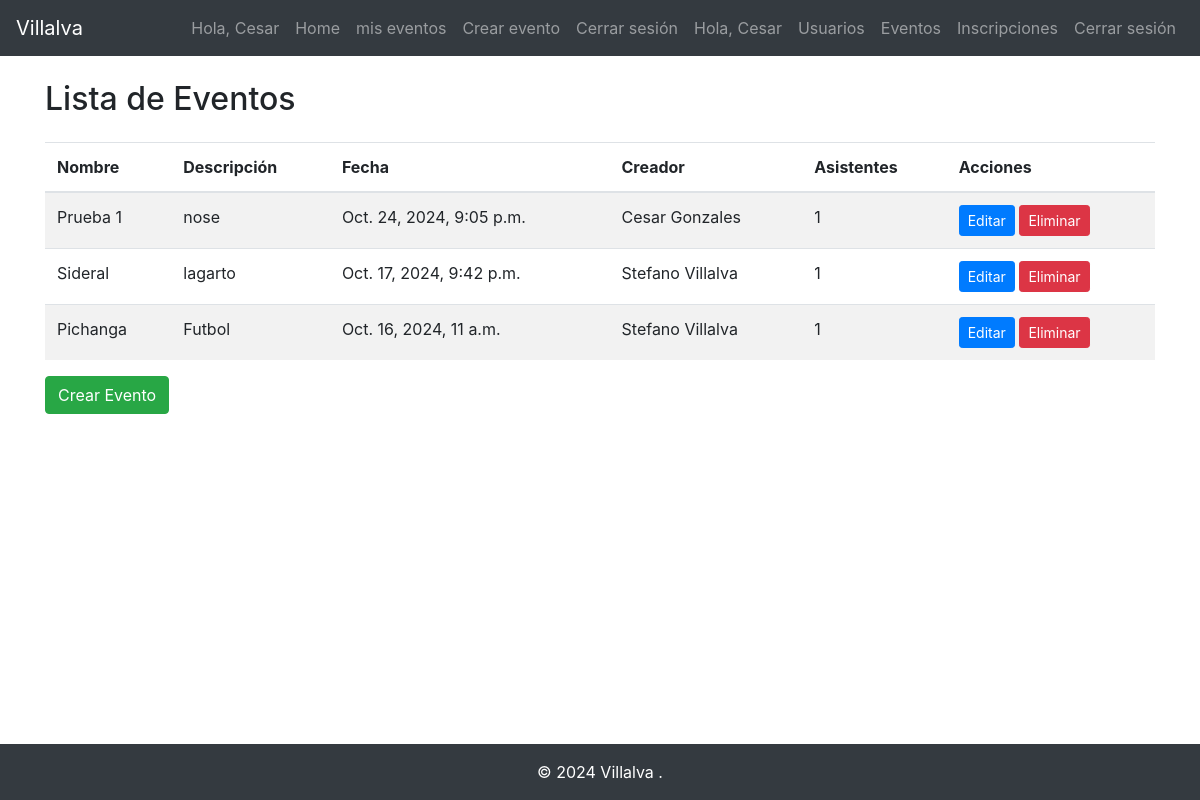
The page /empresa/eventos/ (signed in) on the database its author committed.
### usuarios/models.py (models this page shows, shortened)
class Usuario(models.Model):
    nombre = models.CharField(max_length=200)
    apellido = models.CharField(max_length=250)
    email = models.EmailField(max_length=300, unique=True)
    password = models.CharField(max_length=500)
    def __str__(self):
        return f"{self.nombre} {self.apellido}"

### eventos/models.py (models this page shows)
class Evento(models.Model):
    nombre = models.CharField(max_length=200)
    descripcion = models.TextField()
    fecha = models.DateTimeField()
    creador = models.ForeignKey(Usuario, on_delete=models.CASCADE)

### eventos/views.py (the view)
    def wrapper(request, *args, **kwargs):
        if 'empleado_id' not in request.session:
            return redirect('logint')
        return func(request, *args, **kwargs)

### eventos/views.py (called while the page is built)
def login_required(func):
    def wrapper(request, *args, **kwargs):
        if 'empleado_id' not in request.session:
            return redirect('logint')
        return func(request, *args, **kwargs)
    return wrapper

@login_required
def listar_eventos(request):
    eventos = Evento.objects.prefetch_related('asistentes').all()
    return render(request, 'eventos/listar_eventos.html', {'eventos': eventos})

### eventos/templates/eventos/listar_eventos.html (shortened to what this page needs)
{% extends 'base.html' %}
{% block content %}
    <h2 class="mb-4">Lista de Eventos</h2>
    <table class="table table-striped">
        <thead>
            <tr>
                <th>Nombre</th>
                <th>Descripción</th>
                <th>Fecha</th>
                <th>Creador</th>
                <th>Asistentes</th>
                <th>Acciones</th>
            </tr>
        </thead>
        <tbody>
            {% for evento in eventos %}
            <tr>
                <td>{{ evento.nombre }}</td>
                <td>{{ evento.descripcion }}</td>
                <td>{{ evento.fecha }}</td>
                <td>{{ evento.creador }}</td>
                <td>{{ evento.asistentes.count }}</td>
                <td>
                    <a href="{% url 'editar_evento' evento.id %}" class="btn btn-primary btn-sm">Editar</a>
                    <a href="{% url 'eliminar_evento' evento.id %}" class="btn btn-danger btn-sm">Eliminar</a>
                </td>
            </tr>
            {% endfor %}
        </tbody>
    </table>
    <a href="{% url 'crear_evento' %}" class="btn btn-success">Crear Evento</a>
{% endblock %}

### eventos/templates/base.html (shortened to what this page needs)
<!DOCTYPE html>
<html lang="es">
<head>
    <link href="https://stackpath.bootstrapcdn.com/bootstrap/4.5.2/css/bootstrap.min.css" rel="stylesheet">
</head>
<body class="d-flex flex-column min-vh-100">
    <nav class="navbar navbar-expand-lg navbar-dark bg-dark">
        <a class="navbar-brand" href="#">Villalva</a>
        <div class="collapse navbar-collapse" id="navbarNav">
            <ul class="navbar-nav ml-auto">
                {% if request.session.usuario_id %}
                <li class="nav-item">
                    <span class="nav-link">Hola, {{ request.session.usuario_nombre }}</span>
                </li>
                <li class="nav-item">
                    <a class="nav-link" href="{% url 'home' %}">Home</a>
                </li>
                <li class="nav-item">
                    <a class="nav-link" href="{% url 'mis_eventos' %}">mis eventos</a>
                </li>
                <li class="nav-item">
                    <a class="nav-link" href="{% url 'create_evento' %}">Crear evento</a>
                </li>
                <li class="nav-item">
                    <a class="nav-link" href="{% url 'logout' %}">Cerrar sesión</a>
                </li>
                {% endif %}
                {% if request.session.empleado_id %}
                <li class="nav-item">
                    <span class="nav-link">Hola, {{ request.session.empleado_nombre }}</span>
                </li>
                <li class="nav-item">
                    <a class="nav-link" href="{% url 'listar_usuarios' %}">Usuarios</a>
                </li>
                <li class="nav-item">
                    <a class="nav-link" href="{% url 'listar_eventos' %}">Eventos</a>
                </li>
                <li class="nav-item">
                    <a class="nav-link" href="{% url 'inscribir_usuario' %}">Inscripciones</a>
                </li>
                <li class="nav-item">
                    <a class="nav-link" href="{% url 'logout' %}">Cerrar sesión</a>
                </li>
                {% endif %}
            </ul>
        </div>
    </nav>
    <div class="container mt-4 flex-grow-1">
        {% block content %}{% endblock %}
    </div>
    <footer class="footer py-3 bg-dark text-white text-center mt-auto">
        <div class="container">
            <span>&copy; 2024 Villalva .</span>
        </div>
    </footer>
</body>
</html>

### rows shown on the page
Usuario: session.usuario_nombre "Cesar", session.empleado_nombre "Cesar"
Evento: nombre "Prueba 1", descripcion "nose", fecha "Oct. 24, 2024, 9:05 p.m.", creador "Cesar Gonzales", asistentes.count "1"
Evento: nombre "Sideral", descripcion "lagarto", fecha "Oct. 17, 2024, 9:42 p.m.", creador "Stefano Villalva", asistentes.count "1"
Evento: nombre "Pichanga", descripcion "Futbol", fecha "Oct. 16, 2024, 11 a.m.", creador "Stefano Villalva", asistentes.count "1"
